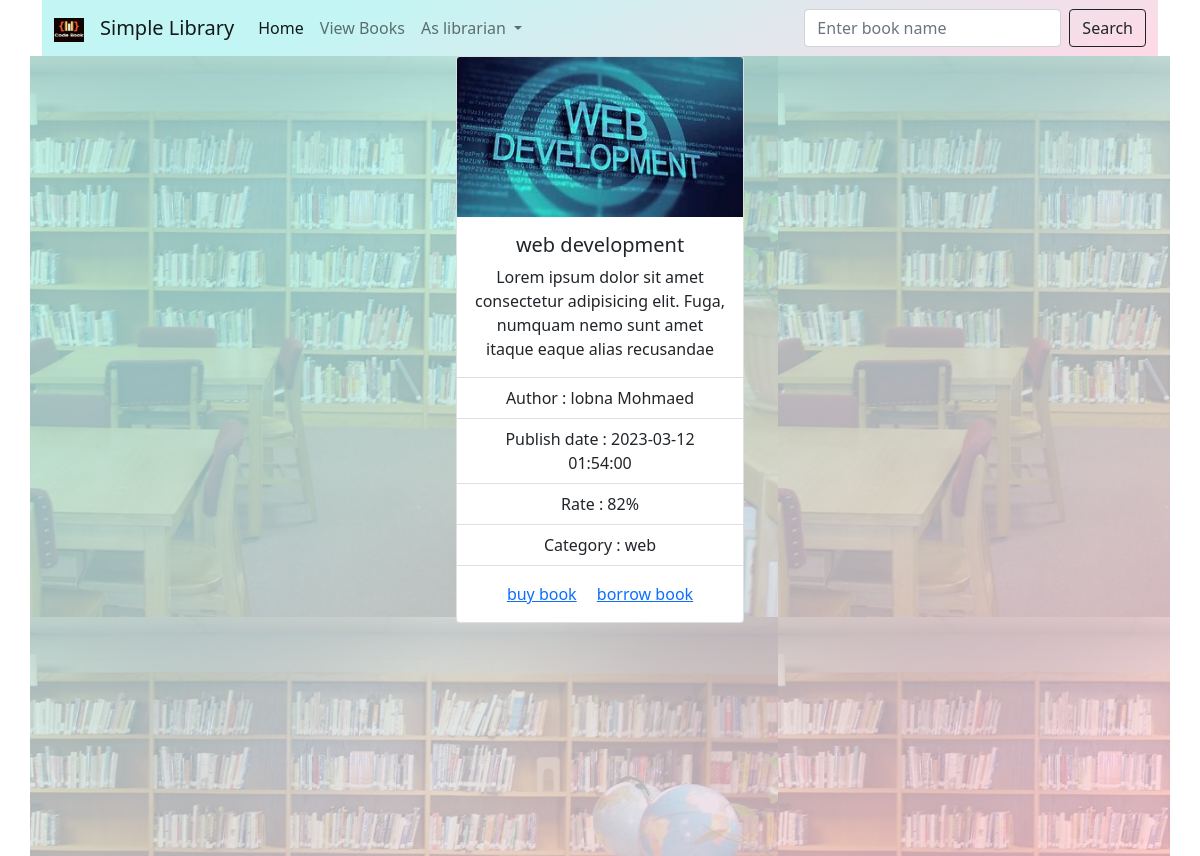
The page /viewsinglebook.php?id=4 on the database its author committed.
### tables this page shows
CREATE TABLE `books` (
  `book_id` int(11) NOT NULL AUTO_INCREMENT,
  `title` varchar(255) NOT NULL,
  `author` varchar(255) NOT NULL,
  `publish_date` datetime NOT NULL,
  `rate` int(255) NOT NULL,
  `category` varchar(20) DEFAULT NULL,
  `book_desc` varchar(300) DEFAULT NULL,
  `book_url` varchar(300) DEFAULT NULL,
  PRIMARY KEY (`book_id`)
);

### viewsinglebook.php (the view)
<?php
include_once 'navbar.php';
include_once 'dbconn.php';
$id = $_GET['id'];
$sql = "SELECT * FROM books Where book_id='$id';";
$res = $dbc->query($sql);
$books = mysqli_fetch_all($res);
?>
<center>
    <div class="container mybg">
        <div class="card" style="width: 18rem;">
            <img src="<?php echo $books[0][7]; ?> " class="card-img-top" alt="...">
            <div class="card-body">
                <h5 class="card-title"><?php echo $books[0][1]; ?></h5>
                <p class="card-text"><?php echo $books[0][6]; ?></p>
            </div>
            <ul class="list-group list-group-flush">
                <li class="list-group-item">Author : <?php echo $books[0][2]; ?> </li>
                <li class="list-group-item">Publish date : <?php echo $books[0][3]; ?></li>
                <li class="list-group-item">Rate : <?php echo $books[0][4]; ?>%</li>
                <li class="list-group-item">Category : <?php echo $books[0][5]; ?></li>
            </ul>
            <div class="card-body">
                <a href="#" class="card-link">buy book</a>
                <a href="#" class="card-link">borrow book</a>
            </div>
        </div>
    </div>

### navbar.php (style rules this page uses)
.mybg { min-height: 100vh; background-image: linear-gradient(335deg, #ffcfdfc4 0%, #b0f3f1c4 74%), url(img/R.jfif); }

### rows shown on the page
books: book_url (picture), title "web development", book_desc "Lorem ipsum dolor sit amet consectetur adipisicing elit. Fuga, numquam nemo sunt amet itaque eaque alias recusandae", author "lobna Mohmaed", publish_date "2023-03-12 01:54:00", rate "82", category "web"
